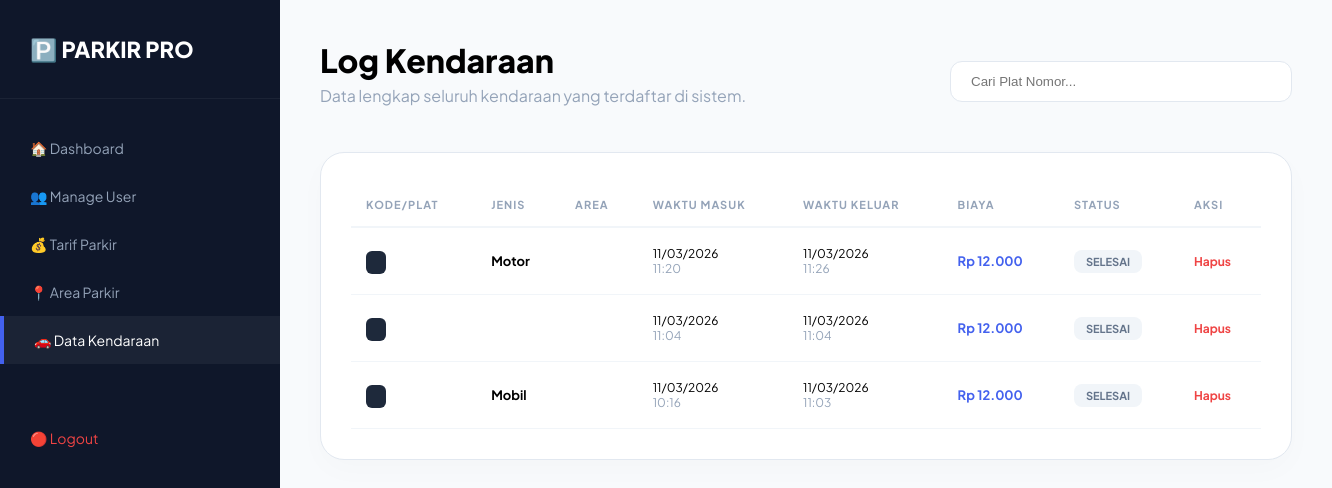
The page /manage_kendaraan.php (signed in) on the database its author committed.
### tables this page shows
CREATE TABLE `tb_transaksi` (
  `id_parkir` int(11) NOT NULL,
  `id_kendaraan` varchar(20) DEFAULT NULL,
  `waktu_masuk` datetime NOT NULL,
  `waktu_keluar` datetime DEFAULT NULL,
  `id_tarif` int(11) NOT NULL,
  `durasi_jam` int(11) DEFAULT 0,
  `biaya_total` int(11) DEFAULT 0,
  `status` enum('Selesai','Pending') DEFAULT 'Pending',
  `id_user` int(11) NOT NULL,
  `id_area` varchar(50) DEFAULT NULL
);

CREATE TABLE `tb_tarif` (
  `id_tarif` int(11) NOT NULL,
  `jenis_kendaraan` varchar(50) NOT NULL,
  `harga_dasar` int(11) DEFAULT NULL,
  `biaya_perjam` int(11) DEFAULT NULL,
  `biaya` int(11) NOT NULL
);

### manage_kendaraan.php (the view, shortened to what this page needs)
<?php
include 'koneksi.php';
$where = "";
$query = "SELECT t.*, tr.jenis_kendaraan, a.nama_area, u.nama_lengkap
          FROM tb_transaksi t
          LEFT JOIN tb_tarif tr ON t.id_tarif = tr.id_tarif
          LEFT JOIN tb_area a ON t.id_area = a.id_area
          LEFT JOIN tb_user u ON t.id_user = u.id_user
          $where
          ORDER BY t.id_parkir DESC";
$data_kendaraan = mysqli_query($conn, $query);
?>
<!DOCTYPE html>
<html lang="id">
<head>
</head>
<body>
    <div class="sidebar">
        <div class="sidebar-brand">🅿️ PARKIR PRO</div>
        <div class="sidebar-menu">
            <a href="admin_dashboard.php">🏠 Dashboard</a>
            <a href="manage_user.php">👥 Manage User</a>
            <a href="manage_tarif.php">💰 Tarif Parkir</a>
            <a href="manage_area.php">📍 Area Parkir</a>
            <a href="manage_kendaraan.php" class="active">🚗 Data Kendaraan</a>
            <a href="logout.php" style="color: #ef4444; margin-top: 50px;">🔴 Logout</a>
        </div>
    </div>
    <div class="main">
        <div class="header">
            <div>
                <h1 style="margin:0; font-weight: 800;">Log Kendaraan</h1>
                <p style="color: var(--gray); margin-top: 5px;">Data lengkap seluruh kendaraan yang terdaftar di sistem.</p>
            </div>
            <form action="" method="GET" class="search-box">
                <input type="text" name="search" placeholder="Cari Plat Nomor..." value="<?= @$_GET['search'] ?>">
            </form>
        </div>
        <div class="card">
            <table>
                <thead>
                    <tr>
                        <th>KODE/PLAT</th>
                        <th>JENIS</th>
                        <th>AREA</th>
                        <th>WAKTU MASUK</th>
                        <th>WAKTU KELUAR</th>
                        <th>BIAYA</th>
                        <th>STATUS</th>
                        <th>AKSI</th>
                    </tr>
                </thead>
                <tbody>
                    <?php if(mysqli_num_rows($data_kendaraan) > 0): ?>
                        <?php while($r = mysqli_fetch_assoc($data_kendaraan)): ?>
                        <tr>
                            <td>
                                <span class="plat-box"><?= $r['no_plat'] ?></span>
                            </td>
                            <td><strong><?= $r['jenis_kendaraan'] ?></strong></td>
                            <td><?= $r['nama_area'] ?></td>
                            <td style="font-size: 12px;">
                                <?= date('d/m/Y', strtotime($r['waktu_masuk'])) ?><br>
                                <span style="color: var(--gray);"><?= date('H:i', strtotime($r['waktu_masuk'])) ?></span>
                            </td>
                            <td style="font-size: 12px;">
                                <?= ($r['waktu_keluar']) ? date('d/m/Y', strtotime($r['waktu_keluar'])) : '-' ?><br>
                                <span style="color: var(--gray);"><?= ($r['waktu_keluar']) ? date('H:i', strtotime($r['waktu_keluar'])) : '' ?></span>
                            </td>
                            <td style="font-weight: 700; color: var(--primary);">
                                <?= ($r['biaya_total']) ? 'Rp '.number_format($r['biaya_total'], 0, ',', '.') : '-' ?>
                            </td>
                            <td>
                                <span class="badge-status <?= ($r['status'] == 'Masuk') ? 'status-masuk' : 'status-selesai' ?>">
                                    <?= $r['status'] ?>
                                </span>
                            </td>
                            <td>
                                <a href="?delete=<?= $r['id_parkir'] ?>" class="btn-del" onclick="return confirm('Hapus record permanen?')">Hapus</a>
                            </td>
                        </tr>
                        <?php endwhile; ?>
                    <?php else: ?>
                        <tr>
                            <td colspan="8" style="text-align: center; padding: 50px; color: var(--gray);">Data tidak ditemukan.</td>
                        </tr>
                    <?php endif; ?>
                </tbody>
            </table>
        </div>
    </div>
</body>
</html>

### manage_kendaraan.php (style rules this page uses)
:root { --primary: #4361ee; --dark: #0f172a; --bg: #f8fafc; --white: #ffffff; --gray: #94a3b8; }
body { font-family: 'Plus Jakarta Sans', sans-serif; background: var(--bg); margin: 0; display: flex; }
.sidebar { width: 280px; height: 100vh; background: var(--dark); color: white; position: fixed; }
.sidebar-brand { padding: 35px 30px; font-size: 22px; font-weight: 800; border-bottom: 1px solid rgba(255,255,255,0.05); }
.sidebar-menu { list-style: none; padding: 25px 0; margin: 0; }
.sidebar-menu a { padding: 15px 30px; display: block; color: #94a3b8; text-decoration: none; transition: 0.3s; font-size: 14px; }
.sidebar-menu a:hover, .sidebar-menu a.active { color: white; background: rgba(255,255,255,0.05); border-left: 4px solid var(--primary); }
.main { margin-left: 280px; width: 100%; padding: 40px; box-sizing: border-box; }
.header { display: flex; justify-content: space-between; align-items: center; margin-bottom: 30px; }
.search-box { position: relative; }
.search-box input { padding: 12px 20px; border-radius: 12px; border: 1px solid #e2e8f0; width: 300px; outline: none; transition: 0.3s; }
.card { background: var(--white); border-radius: 24px; padding: 30px; box-shadow: 0 10px 30px rgba(0,0,0,0.02); border: 1px solid #e2e8f0; overflow-x: auto; }
table { width: 100%; border-collapse: collapse; min-width: 900px; }
th { text-align: left; padding: 15px; color: var(--gray); font-size: 11px; border-bottom: 2px solid #f1f5f9; text-transform: uppercase; letter-spacing: 1px; }
td { padding: 18px 15px; border-bottom: 1px solid #f1f5f9; font-size: 13px; }
.badge-status { padding: 5px 12px; border-radius: 8px; font-size: 11px; font-weight: 700; text-transform: uppercase; }
.status-selesai { background: #f1f5f9; color: #64748b; }
.plat-box { background: #1e293b; color: white; padding: 4px 10px; border-radius: 6px; font-family: 'Courier New', monospace; font-weight: 700; }
.btn-del { color: #ef4444; font-weight: 700; text-decoration: none; font-size: 12px; }

### rows shown on the page
tb_transaksi: id_tarif.jenis_kendaraan "Motor", waktu_masuk "11/03/2026", waktu_masuk "11:20", waktu_keluar "11/03/2026", waktu_keluar "11:26", biaya_total "12.000", status "SELESAI"
tb_transaksi: waktu_masuk "11/03/2026", waktu_masuk "11:04", waktu_keluar "11/03/2026", waktu_keluar "11:04", biaya_total "12.000", status "SELESAI"
tb_transaksi: id_tarif.jenis_kendaraan "Mobil", waktu_masuk "11/03/2026", waktu_masuk "10:16", waktu_keluar "11/03/2026", waktu_keluar "11:03", biaya_total "12.000", status "SELESAI"
